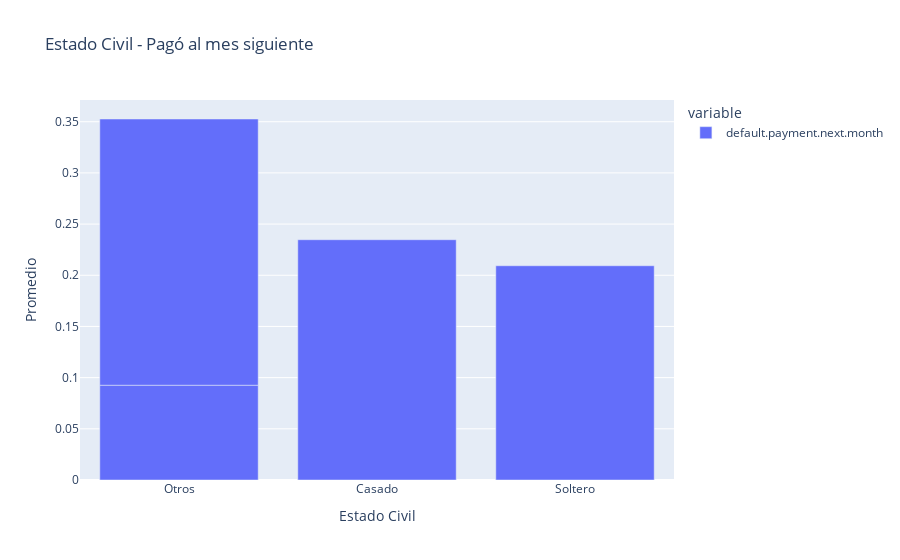

Notebook source saved alongside this figure:
### Code cell
px.bar(standardize_data[['default.payment.next.month']].groupby(
        standardize_data['marriage']).mean().set_index(
        pd.Index(['Otros','Casado','Soltero', 'Otros'])),
        title="Estado Civil - Pagó al mes siguiente",
        labels={
            'value': 'Promedio',
            'index': 'Estado Civil'
    })

### Figure 1 — Plotly figure (JSON) as saved in the notebook; plotly's stock layout.template omitted (floating-point values rounded to 4 significant figures)
{"data": [{"alignmentgroup": "True", "hovertemplate": "variable=default.payment.next.month<br>Estado Civil=%{x}<br>Promedio=%{y}<extra></extra>", "legendgroup": "default.payment.next.month", "marker": {"color": "#636efa", "pattern": {"shape": ""}}, "name": "default.payment.next.month", "offsetgroup": "default.payment.next.month", "orientation": "v", "showlegend": true, "textposition": "auto", "type": "bar", "x": ["Otros", "Casado", "Soltero", "Otros"], "xaxis": "x", "y": [0.09259, 0.2347, 0.2093, 0.2601], "yaxis": "y"}], "layout": {"barmode": "relative", "legend": {"title": {"text": "variable"}, "tracegroupgap": 0}, "title": {"text": "Estado Civil - Pagó al mes siguiente"}, "xaxis": {"anchor": "y", "domain": [0, 1], "title": {"text": "Estado Civil"}}, "yaxis": {"anchor": "x", "domain": [0, 1], "title": {"text": "Promedio"}}}}
